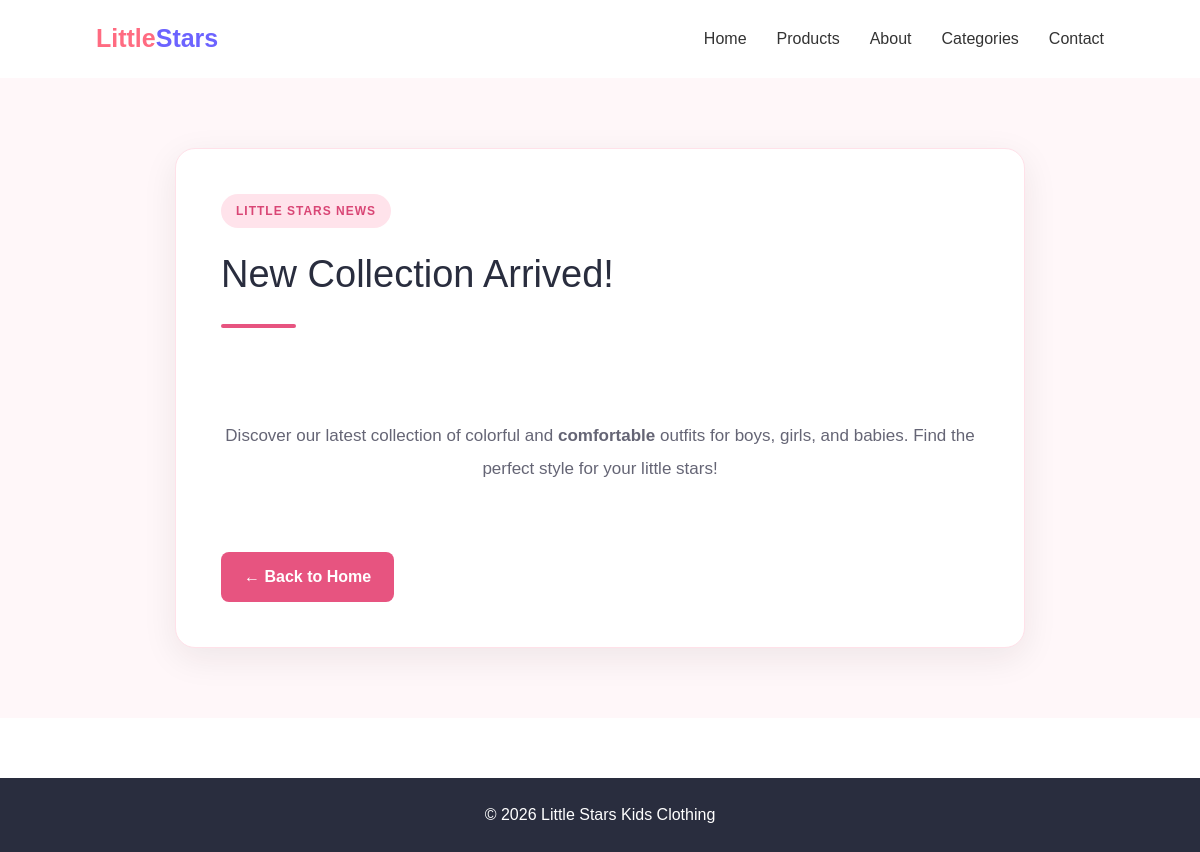
Page /news_detail/2 on the committed database.
### news/models.py (models this page shows, shortened)
class News(models.Model):
    title = models.CharField(max_length=200)
    content = HTMLField() # here is the tiny-mc editor
    created_at = models.DateTimeField(auto_now_add=True)

### django_firstproject/views.py (the view)
# urls.py: path('news_detail/<newsid>',views.news_detail,name="news_detail"),
def news_detail(request,newsid):
    newsDetail=News.objects.get(id=newsid)
    data={
        'newsdetail':newsDetail
    }
    return render(request,'detailed_page.html',data)

### template/detailed_page.html (shortened to what this page needs)
{% extends 'base.html' %}
{% block content %}
<section class="news-detail-page">
    <article class="news-card">
        <span class="news-label">LITTLE STARS NEWS</span>
        <h1 class="news-title">
            {{ newsdetail.title }}
        </h1>
        <hr class="news-divider">
        <div class="news-description">
            {{ newsdetail.content | safe }}
        </div>
        <a href="/" class="back-btn">
            ← Back to Home
        </a>
    </article>
</section>
{% endblock %}

### static/css/base.css (style rules this page uses)
* { margin: 0; padding: 0; box-sizing: border-box; }
body { font-family: Arial, sans-serif; }

### template/detailed_page.html (style rules this page uses)
.news-detail-page { min-height: 75vh; padding: 70px 20px; background: #fff7f9; }
.news-card { max-width: 850px; margin: auto; padding: 45px; background: white; border-radius: 20px; box-shadow: 0 10px 35px rgba(40, 20, 30, 0.08); border: 1px solid #ffe1e9; }
.news-label { display: inline-block; padding: 8px 15px; margin-bottom: 22px; border-radius: 30px; background: #ffe3eb; color: #d94675; font-size: 12px; font-weight: bold; letter-spacing: 1px; }
.news-title { margin-bottom: 25px; color: #292d3e; font-size: 38px; line-height: 1.3; overflow-wrap: anywhere; }
.news-divider { width: 75px; height: 4px; margin-bottom: 28px; background: #e75480; border: none; border-radius: 5px; }
.news-description { color: #656575; font-size: 17px; line-height: 1.9; overflow-wrap: anywhere; white-space: pre-line; }
.back-btn { display: inline-block; margin-top: 35px; padding: 13px 23px; background: #e75480; color: white; border-radius: 8px; text-decoration: none; font-weight: bold; transition: 0.3s; }

### rows in the picture
News: title "New Collection Arrived!", content "Discover our latest collection of colorful and comfortable outfits for boys, girls, and babies. Find the perfect style for your little stars!"
